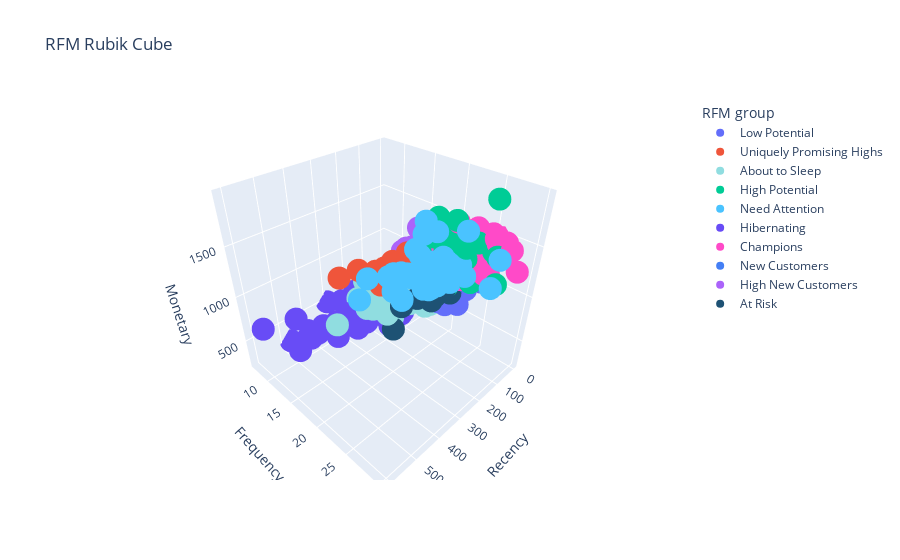

Notebook code cell kept with this figure:
### Code cell
fig = px.scatter_3d(df_rfm, x='recency', y='frequency', z='monetary', color='group_rfm',
                    title = 'RFM Rubik Cube',
                    category_orders={'segment': ['Hibernating','About to Sleep','New Customers','Potential low',
                                                 'At Risk','New Customers higt','Unique higt - Promising',
                                                 'Need Attention','Potential higt','Champions']},
                    color_discrete_map={'Hibernating':'#684cf6','About to Sleep':'#90dde0','New Customers':'#447FF5',
                                        'Potential low':'#78e591','At Risk':'#1e5274','New Customers higt':'#FFE343',
                                        'Unique higt - Promising':'#9EFF43','Need Attention':'#4AC3FF',
                                        'Potential higt':'#D04AFF','Champions':'#FF4AC8'},
                    labels=labels
                   )
fig.show()

### Figure 1 — Plotly figure (JSON) as saved in the notebook; plotly's stock layout.template omitted (floating-point values rounded to 4 significant figures)
{"data": [{"hovertemplate": "RFM group=Low Potential<br>Recency=%{x}<br>Frequency=%{y}<br>Monetary=%{z}<extra></extra>", "legendgroup": "Low Potential", "marker": {"color": "#636efa", "symbol": "circle"}, "mode": "markers", "name": "Low Potential", "scene": "scene", "showlegend": true, "type": "scatter3d", "x": [82, 6, 17, 82, 83, 81, 4, 79, 62, 5, 83, 83, 3, 78, 13, 6, 1, 77], "y": [21, 22, 21, 21, 20, 20, 20, 21, 21, 22, 23, 20, 22, 20, 21, 22, 24, 22], "z": [894.4, 897.1, 786.1, 949.7, 687.5, 698.0, 849.7, 685.1, 893.6, 894.4, 773.0, 803.6, 791.0, 908.3, 976.3, 958.0, 949.6, 976.2]}, {"hovertemplate": "RFM group=Uniquely Promising Highs<br>Recency=%{x}<br>Frequency=%{y}<br>Monetary=%{z}<extra></extra>", "legendgroup": "Uniquely Promising Highs", "marker": {"color": "#EF553B", "symbol": "circle"}, "mode": "markers", "name": "Uniquely Promising Highs", "scene": "scene", "showlegend": true, "type": "scatter3d", "x": [303, 152, 147, 281, 144, 158, 382, 174, 303, 131, 196, 185, 139, 261, 118, 161, 321], "y": [14, 17, 16, 17, 17, 17, 14, 15, 17, 16, 17, 14, 17, 16, 16, 17, 16], "z": [1127.0, 1015.0, 1015.0, 1045.0, 1097.0, 991.8, 1148.0, 1095.0, 1219.0, 1020.0, 1070.0, 1005.0, 998.1, 1125.0, 1021.0, 1234.0, 1166.0]}, {"hovertemplate": "RFM group=About to Sleep<br>Recency=%{x}<br>Frequency=%{y}<br>Monetary=%{z}<extra></extra>", "legendgroup": "About to Sleep", "marker": {"color": "#90dde0", "symbol": "circle"}, "mode": "markers", "name": "About to Sleep", "scene": "scene", "showlegend": true, "type": "scatter3d", "x": [102, 292, 153, 184, 164, 237, 146, 189, 104, 250, 98, 97, 366, 122, 89, 149, 90, 93, 156, 118, 96, 463, 105, 128, 99, 88, 95, 248, 90, 143, 143, 230, 332, 199, 126, 87, 86, 253, 171, 144, 108, 90, 104, 114, 97, 316, 104, 122, 88, 174, 129, 92, 112, 93, 103, 88, 86, 151, 260, 102, 309, 98, 157, 87, 133, 109, 104, 130, 306, 97, 305, 166, 116, 243, 280, 87, 143, 131, 88, 100, 94, 115, 107, 106, 126, 144, 110, 175, 256, 148, 93, 99, 95], "y": [15, 16, 16, 19, 17, 18, 17, 16, 19, 18, 13, 19, 18, 16, 16, 19, 14, 19, 19, 17, 17, 17, 17, 19, 12, 16, 14, 18, 14, 19, 17, 12, 15, 17, 14, 17, 18, 18, 18, 16, 19, 16, 16, 16, 16, 17, 11, 13, 15, 18, 19, 18, 18, 12, 16, 18, 13, 18, 18, 18, 15, 17, 16, 18, 19, 16, 16, 15, 17, 17, 19, 18, 17, 18, 18, 14, 19, 18, 15, 15, 18, 10, 19, 17, 17, 17, 13, 17, 18, 19, 13, 14, 15], "z": [699.2, 839.3, 837.1, 968.8, 865.2, 964.1, 921.0, 833.0, 875.4, 840.6, 657.8, 879.8, 956.3, 847.9, 610.4, 915.9, 896.1, 630.5, 798.6, 932.2, 689.5, 891.1, 814.5, 900.7, 572.4, 702.5, 831.2, 869.6, 740.2, 935.1, 971.0, 838.6, 896.8, 834.2, 877.9, 927.4, 974.6, 684.9, 716.0, 931.4, 930.6, 824.0, 678.7, 781.2, 798.0, 831.7, 468.2, 951.3, 637.2, 723.0, 785.4, 885.0, 725.7, 472.8, 689.3, 825.0, 516.8, 779.0, 905.9, 820.2, 888.6, 634.8, 840.8, 559.1, 970.6, 755.4, 719.2, 921.3, 857.7, 765.5, 839.7, 931.8, 934.4, 768.9, 815.7, 693.4, 769.2, 773.1, 750.9, 630.2, 834.1, 494.3, 972.7, 844.7, 884.6, 982.0, 827.6, 966.6, 854.6, 796.8, 791.1, 893.6, 615.7]}, {"hovertemplate": "RFM group=High Potential<br>Recency=%{x}<br>Frequency=%{y}<br>Monetary=%{z}<extra></extra>", "legendgroup": "High Potential", "marker": {"color": "#00cc96", "symbol": "circle"}, "mode": "markers", "name": "High Potential", "scene": "scene", "showlegend": true, "type": "scatter3d", "x": [86, 11, 91, 13, 81, 9, 107, 45, 93, 94, 80, 83, 91, 77, 104, 97, 113, 83, 105, 97, 96, 87, 102, 95, 104, 107, 87, 117, 83, 93, 93, 93, 86, 100, 83, 95, 98, 107, 1, 103, 23, 94, 109, 20, 43, 93, 89, 97, 91, 87, 78, 96, 35, 83, 83, 104, 108, 4, 93, 109, 102, 102], "y": [19, 19, 21, 18, 19, 18, 24, 18, 22, 22, 19, 18, 22, 18, 21, 23, 22, 18, 25, 23, 21, 23, 23, 21, 18, 28, 25, 20, 18, 28, 18, 18, 27, 19, 19, 21, 27, 22, 18, 24, 19, 19, 20, 19, 18, 23, 23, 20, 19, 21, 18, 19, 19, 19, 18, 20, 22, 19, 19, 19, 21, 22], "z": [1055.0, 1180.0, 1065.0, 1005.0, 1318.0, 1095.0, 1430.0, 1498.0, 1089.0, 1170.0, 1018.0, 988.6, 1617.0, 1222.0, 1301.0, 1133.0, 984.7, 1026.0, 1120.0, 1245.0, 991.8, 1229.0, 1303.0, 1247.0, 1025.0, 1471.0, 1487.0, 1145.0, 1341.0, 1190.0, 1126.0, 1051.0, 1463.0, 1464.0, 1277.0, 1301.0, 1929.0, 1427.0, 1050.0, 1321.0, 1286.0, 1010.0, 1188.0, 1298.0, 1198.0, 1310.0, 1350.0, 1190.0, 988.6, 1184.0, 1481.0, 1229.0, 1035.0, 1003.0, 1106, 1023.0, 1482.0, 1184.0, 1378.0, 1058.0, 1410.0, 1387.0]}, {"hovertemplate": "RFM group=Need Attention<br>Recency=%{x}<br>Frequency=%{y}<br>Monetary=%{z}<extra></extra>", "legendgroup": "Need Attention", "marker": {"color": "#4AC3FF", "symbol": "circle"}, "mode": "markers", "name": "Need Attention", "scene": "scene", "showlegend": true, "type": "scatter3d", "x": [183, 187, 280, 187, 137, 183, 194, 173, 306, 305, 272, 120, 267, 174, 194, 144, 246, 171, 305, 157, 171, 418, 256, 190, 301, 297, 361, 163, 138, 264, 292, 165, 138, 194, 119, 195, 127, 160, 127, 192, 134, 182, 172, 181, 125, 252, 151, 146, 162, 139, 137], "y": [22, 19, 19, 26, 23, 19, 22, 21, 22, 21, 26, 21, 20, 23, 22, 18, 19, 22, 20, 21, 21, 19, 18, 22, 19, 21, 18, 25, 29, 23, 20, 22, 19, 22, 28, 22, 20, 19, 24, 19, 22, 22, 20, 23, 21, 18, 18, 19, 23, 25, 23], "z": [1608.0, 1102.0, 1048.0, 1729.0, 1099.0, 1355.0, 1298.0, 991.2, 1367.0, 1304.0, 1451.0, 1101.0, 987.3, 1172.0, 1273.0, 1125.0, 1197.0, 1275.0, 1170.0, 1260.0, 1037.0, 1161.0, 1113.0, 1231.0, 1229.0, 1056.0, 1253.0, 1272.0, 1512.0, 1198.0, 1090.0, 1059.0, 1166.0, 1072.0, 1187.0, 1329.0, 1185.0, 1267.0, 1288.0, 1072.0, 1228.0, 1114.0, 1638.0, 1401.0, 1061.0, 1162.0, 1180.0, 1462.0, 1338.0, 1228.0, 1093.0]}, {"hovertemplate": "RFM group=Hibernating<br>Recency=%{x}<br>Frequency=%{y}<br>Monetary=%{z}<extra></extra>", "legendgroup": "Hibernating", "marker": {"color": "#684cf6", "symbol": "circle"}, "mode": "markers", "name": "Hibernating", "scene": "scene", "showlegend": true, "type": "scatter3d", "x": [121, 162, 175, 362, 255, 135, 213, 143, 309, 130, 122, 188, 141, 319, 181, 321, 238, 183, 244, 504, 141, 376, 188, 186, 158, 124, 294, 300, 154, 463, 163, 275, 305, 119, 608, 312, 164, 488, 216, 171, 239, 364, 211, 196, 321, 369, 316, 126, 186, 292, 270, 118, 473, 154, 154, 289, 284, 455, 175, 303, 275, 246, 155, 124, 163, 178, 455, 277, 245, 498, 186, 181, 272, 121, 399, 192, 138, 236, 175], "y": [13, 16, 17, 12, 12, 16, 16, 16, 17, 7, 13, 17, 13, 16, 14, 16, 12, 13, 15, 11, 12, 15, 17, 13, 16, 15, 10, 7, 11, 17, 17, 11, 10, 14, 10, 13, 13, 10, 13, 13, 15, 9, 16, 11, 12, 13, 12, 15, 11, 13, 16, 15, 7, 15, 13, 16, 12, 12, 16, 13, 13, 16, 15, 14, 12, 11, 11, 12, 15, 15, 8, 14, 15, 14, 7, 12, 12, 12, 17], "z": [474.5, 613.2, 772.7, 550.2, 709.4, 759.4, 656.4, 754.3, 758.4, 227.8, 769.0, 734.4, 618.5, 757.2, 639.1, 648.2, 763.6, 606.3, 712.1, 386.3, 542.4, 791.9, 704.6, 738.6, 675.4, 806.6, 621.1, 500.0, 669.3, 763.0, 816.1, 623.9, 314.4, 744.8, 777.6, 483.4, 530.8, 697.5, 539.5, 681.6, 821.4, 372.3, 428.8, 745.3, 713.8, 606.9, 654.4, 395.6, 501.8, 395.0, 658.3, 789.9, 268.5, 528.4, 471.5, 710.6, 607.5, 555.9, 750.1, 591.7, 627.9, 740.7, 664.9, 700.9, 723.1, 644.0, 455.1, 642.6, 666.0, 768.1, 513.4, 688.5, 823.4, 726.8, 279.0, 570.0, 565.1, 744.4, 586.0]}, {"hovertemplate": "RFM group=Champions<br>Recency=%{x}<br>Frequency=%{y}<br>Monetary=%{z}<extra></extra>", "legendgroup": "Champions", "marker": {"color": "#FF4AC8", "symbol": "circle"}, "mode": "markers", "name": "Champions", "scene": "scene", "showlegend": true, "type": "scatter3d", "x": [69, 54, 78, 2, 78, 83, 37, 31, 79, 77, 83, 81, 5, 84, 78, 80, 83, 47, 71, 7, 77, 68, 4, 14, 81, 83, 42, 79, 83, 11, 1, 15, 81, 77, 8, 13, 68, 81, 7, 12, 84, 71, 77, 80, 26, 80, 6, 55, 10, 83, 14, 15, 35, 82, 60, 15, 12, 83, 10], "y": [24, 20, 21, 25, 24, 23, 23, 20, 21, 23, 21, 22, 21, 22, 30, 22, 21, 20, 25, 22, 25, 20, 21, 24, 23, 20, 24, 29, 23, 20, 26, 27, 20, 26, 22, 23, 27, 23, 21, 20, 21, 24, 20, 21, 21, 22, 25, 24, 20, 27, 23, 23, 21, 20, 22, 20, 25, 21, 25], "z": [1236.0, 1376.0, 1402.0, 1353.0, 1093.0, 1146.0, 1131.0, 1219.0, 1020.0, 1096.0, 1045.0, 1590.0, 1112.0, 1046.0, 1361.0, 1174.0, 1413.0, 998.2, 1474.0, 1214.0, 1136.0, 1079.0, 1062.0, 1039.0, 1272.0, 1031.0, 1312.0, 1527.0, 1051.0, 1017.0, 1472.0, 1466.0, 1282.0, 1200.0, 990.0, 1429.0, 1516.0, 1051.0, 1154.0, 989.0, 1024.0, 1224.0, 1304.0, 1140.0, 1164.0, 1286.0, 1102.0, 1461.0, 1013.0, 1577.0, 1496.0, 1123.0, 1299.0, 1133.0, 1328.0, 1083.0, 1026.0, 1263.0, 1490.0]}, {"hovertemplate": "RFM group=New Customers<br>Recency=%{x}<br>Frequency=%{y}<br>Monetary=%{z}<extra></extra>", "legendgroup": "New Customers", "marker": {"color": "#447FF5", "symbol": "circle"}, "mode": "markers", "name": "New Customers", "scene": "scene", "showlegend": true, "type": "scatter3d", "x": [4, 26, 13, 16, 13, 8, 1, 1, 6, 41, 34, 12, 4, 83, 30, 84, 5, 2, 64, 1, 10, 10, 77, 83, 16, 7, 79, 84, 19, 6, 9, 81, 83, 79, 81, 28, 28, 84, 4, 46, 2, 14, 83, 73, 81, 57, 14, 11, 15, 9, 82, 7, 85, 12, 32, 9, 5, 23, 4, 75, 59, 2, 13, 55, 2, 12, 77, 4, 84, 41, 10, 83, 4, 79, 78, 36, 10, 1, 34, 7, 83, 77, 14, 81, 77, 14, 6, 78, 83, 77, 16], "y": [13, 19, 17, 11, 17, 11, 18, 15, 15, 13, 18, 9, 17, 16, 18, 19, 15, 19, 15, 19, 11, 15, 16, 12, 15, 18, 16, 15, 14, 19, 13, 17, 18, 12, 13, 17, 17, 17, 11, 15, 14, 13, 12, 15, 11, 18, 17, 9, 17, 19, 19, 19, 18, 18, 17, 15, 16, 15, 18, 12, 15, 19, 17, 12, 18, 17, 17, 15, 13, 16, 17, 13, 18, 11, 15, 14, 10, 18, 19, 17, 18, 17, 19, 14, 15, 16, 15, 17, 16, 14, 17], "z": [800.9, 769.4, 832.4, 380.6, 718.7, 553.3, 943.7, 628.8, 901.5, 644.8, 984.0, 435.6, 903.2, 795.8, 942.3, 757.3, 757.1, 891.3, 616.6, 968.8, 510.5, 958.4, 649.8, 630.4, 726.8, 762.9, 595.5, 738.4, 722.4, 867.7, 710.2, 746.2, 797.2, 487.3, 784.4, 804.2, 754.8, 723.4, 448.4, 652.0, 714.4, 582.8, 484.4, 627.3, 692.4, 975.4, 932.5, 632.7, 576.6, 947.9, 834.1, 837.6, 871.5, 783.6, 708.1, 807.2, 635.9, 732.1, 782.4, 749.7, 662.4, 860.0, 890.1, 700.8, 807.4, 780.1, 839.3, 900.6, 674.4, 765.3, 930.0, 642.3, 665.8, 544.1, 816.0, 742.9, 727.9, 703.8, 937.3, 768.6, 725.7, 723.7, 847.7, 812.6, 796.4, 785.2, 924.0, 563.1, 766.1, 670.8, 575.6]}, {"hovertemplate": "RFM group=High New Customers<br>Recency=%{x}<br>Frequency=%{y}<br>Monetary=%{z}<extra></extra>", "legendgroup": "High New Customers", "marker": {"color": "#ab63fa", "symbol": "circle"}, "mode": "markers", "name": "High New Customers", "scene": "scene", "showlegend": true, "type": "scatter3d", "x": [116, 5, 79, 24, 78, 98, 93, 83, 77, 2, 18], "y": [16, 17, 17, 17, 14, 14, 16, 17, 15, 17, 14], "z": [1186.0, 1007.0, 1199.0, 1170.0, 1097.0, 1087.0, 1042.0, 1043.0, 1140.0, 1145.0, 1255.0]}, {"hovertemplate": "RFM group=At Risk<br>Recency=%{x}<br>Frequency=%{y}<br>Monetary=%{z}<extra></extra>", "legendgroup": "At Risk", "marker": {"color": "#1e5274", "symbol": "circle"}, "mode": "markers", "name": "At Risk", "scene": "scene", "showlegend": true, "type": "scatter3d", "x": [160, 100, 166, 100, 86, 195, 155, 97, 124, 110, 115, 104, 269, 108, 93, 304, 106, 104, 91], "y": [20, 21, 20, 22, 21, 20, 21, 20, 22, 21, 20, 20, 20, 20, 22, 20, 20, 22, 21], "z": [888.6, 921.1, 895.7, 931.0, 977.4, 889.6, 842.2, 934.2, 976.4, 976.8, 845.5, 779.8, 908.0, 900.8, 879.0, 711.7, 963.5, 939.4, 943.4]}], "layout": {"legend": {"title": {"text": "RFM group"}, "tracegroupgap": 0}, "scene": {"domain": {"x": [0, 1], "y": [0, 1]}, "xaxis": {"title": {"text": "Recency"}}, "yaxis": {"title": {"text": "Frequency"}}, "zaxis": {"title": {"text": "Monetary"}}}, "title": {"text": "RFM Rubik Cube"}}}
